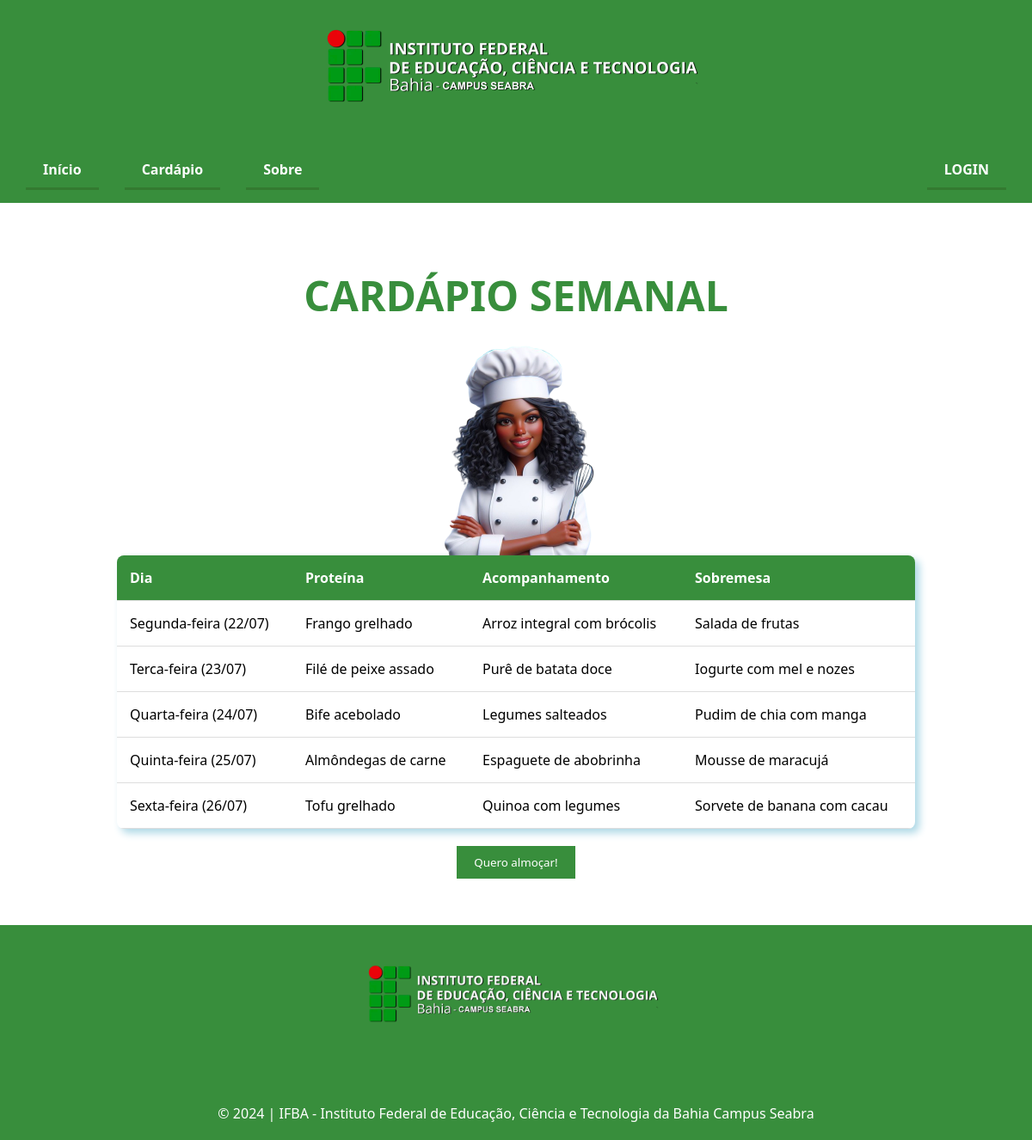
Page /View/cardapio.php on the committed database.
### tables this page shows
CREATE TABLE `cardapio` (
  `id` int(11) NOT NULL,
  `data_refeicao` date NOT NULL,
  `dia` varchar(255) NOT NULL,
  `principal` varchar(255) NOT NULL,
  `acompanhamento` varchar(255) NOT NULL,
  `sobremesa` varchar(255) NOT NULL,
  `ind_excluido` tinyint(1) NOT NULL DEFAULT 0
);

### Controller/controller.php (called while the page is built, shortened)
<?php
    class LoginController {
        public $model;
        public function __construct() {
            $path = realpath(__DIR__ . "/..");
            require($path . "/Model/model.php");
            $this->model = new LoginModel();
        }
        public function getCardapio() : array {
            return $this->model->getCardapio();
        }
        public function getTime() : string {
            return $this->model->getTime();
        }
    }
?>

### Model/model.php (called while the page is built, shortened)
<?php
    class LoginModel {
        public $conn;
        public function __construct() {
            require("connect.php");
            $this->conn = $conn;
        }
        public function getCardapio() : array {
            $sql = "SELECT * FROM cardapio WHERE ind_excluido = 0 ORDER BY data_refeicao";
            $result = $this->conn->query($sql);
            if ($result->num_rows > 0) {
                $cardapio = array_fill(0, 5, null);
                while ($row = $result->fetch_assoc()) {
                    $dia = "";
                    switch ($row['dia']) {
                        case "segunda":
                            $dia = 0; break;
                        case "terca":
                            $dia = 1; break;
                        case "quarta":
                            $dia = 2; break;
                        case "quinta":
                            $dia = 3; break;
                        case "sexta":
                            $dia = 4; break;
                    }
                    $cardapio[$dia] = array(
                        "dia" => $row['dia'],
                        "data" => $row['data_refeicao'],
                        "principal" => $row['principal'],
                        "acompanhamento" => $row['acompanhamento'],
                        "sobremesa" => $row['sobremesa']
                    );
                }
                for ($c = 0; $c < count($cardapio); $c++) {
                    if ($cardapio[$c] == null) {
                        $diaTemp = "";
                        switch (array_search($cardapio[$c], $cardapio)) {
                            case 0:
                                $diaTemp = 'Segunda'; break;
                            case 1:
                                $diaTemp = 'Terça'; break;
                            case 2:
                                $diaTemp = 'Quarta'; break;
                            case 3:
                                $diaTemp = 'Quinta'; break;
                            case 4:
                                $diaTemp = 'Sexta'; break;
                        }
                        $cardapio[$c] = array(
                            "dia" => $diaTemp,
                            "data" => '',
                            "principal" => '-',
                            "acompanhamento" => '-',
                            "sobremesa" => '-'
                        );
                    }
                }
                return $cardapio;
            } else {
                return array(null);
            }
        }
        public function getTime() : string {
            $sql = "SELECT * FROM horario_padrao WHERE fim_vig IS NULL";
            $result = $this->conn->query($sql);
            $response = "";
            while ($row = $result->fetch_assoc()) { $response = $row['horario']; }
            return $response;
        }
    }
?>

### View/cardapio.php (the view, shortened to what this page needs)
<?php
    require("../Controller/controller.php");
    $controller = new LoginController();
?>
<!DOCTYPE html>
<html lang="pt-br">
<head>
    <link rel="stylesheet" href="css/cardapio.css">
</head>
<body>
    <header class="session-1"> <a href='https://portal.ifba.edu.br/seabra' target='_blank'> <img class="img-logo" src='../assets/1b1210fdf4454600bea220983da0cc63.png' alt='logo-ifba-seabra' draggable='false'> </a> </header>
    <?php include_once("process/navbar.php"); showNav("default"); ?>
    <div class="container">
        <h1>CARDÁPIO SEMANAL</h1>
        <img src="../assets/_a865d40c-77b6-4702-b2aa-50249d59935d-removebg-preview.png" alt="Imagem do Boneco" class="image2" draggable="false">
        <table>
            <?php
                $cardapio = $controller->getCardapio();
                if ($cardapio[0] != null) {
                    echo "
                        <thead>
                            <tr>
                                <th>Dia</th>
                                <th>Proteína</th>
                                <th>Acompanhamento</th>
                                <th>Sobremesa</th>
                            </tr>
                        </thead>
                        <tbody>";
                    foreach ($cardapio as $dia) {
                        if ($dia['principal'] != 'Sem refeição') {
                            $data = date("d/m", strtotime($dia['data']));
                            $newDia = ucfirst($dia['dia']) . "-feira";
                            echo "<tr>";
                            echo "<td>$newDia ($data)</td>";
                        } else {
                            echo "<tr>";
                            echo "<td>{$dia['dia']}</td>";
                        }
                        echo "<td>{$dia['principal']}</td>";
                        echo "<td>{$dia['acompanhamento']}</td>";
                        echo "<td>{$dia['sobremesa']}</td>";
                        echo "</tr>";
                    }
                    echo "</tbody>";
                    echo "</table>";
                }
            ?>
        <?php
            if ($_SESSION['category'] == "adm" && $cardapio[0] != null) {
                echo "<div class='separador'>";
                echo "<div class='button-group'>";
                echo "<button class='button excluir' onclick='cardapio_popup()'>Excluir</button>";
                echo "<a href='cardapio-alterar.php'><button class='button editar'>Editar</button></a>";
                echo "</div>";
                echo "</div>";
            } else if ($_SESSION['category'] == "adm" && $cardapio[0] == null) {
                echo "<h3 class='null'>O cardápio ainda está vazio. Adicione um agora</h3>";
                echo "<a href='cardapio-criar.php'><button class='button'>Adicionar cardápio</button></a>";
            } else if ($_SESSION['category'] != "adm" && $cardapio[0] != null) {
                $current_time = date("H:m:s");
                $horario_padrao = $controller->getTime();
                if ($current_time > $horario_padrao) {
                    echo "<span class='horario-limite'>Horário limite atingido!</span>";
                } else {
                    echo "<a href='cardapio-reserva.php'><button class='button'>Quero almoçar!</button></a>";
                }
            } else if ($_SESSION['category'] != "adm" && $cardapio[0] == null) {
                echo "<h3 class='null'>O cardápio ainda está vazio. Aguarde por atualizações.</h3>";
            }
        ?>
    </div>
    <footer class="rodape">
        <div>
            <img src="../assets/1b1210fdf4454600bea220983da0cc63.png" alt="logo-ifba-seabra" class="logo img-logo" draggable="false">
        </div>
        <div class="copyright">
          <p>&copy; 2024 | IFBA - Instituto Federal de Educação, Ciência e Tecnologia da Bahia
            Campus Seabra</p>
        </div>
    </footer>
</body>
</html>

### View/css/cardapio.css (style rules this page uses)
.container { display: flex; flex-direction: column; justify-content: center; align-items: center; min-height: 100vh; margin: 20px; position: relative; }
table { width: 80%; border-collapse: collapse; margin: 20px; box-shadow: 5px 5px 10px lightblue; background-color: #fff; border-radius: 8px; overflow: hidden; }
th, td { padding: 15px; text-align: left; border-bottom: 1px solid #ddd; }
th { background-color: #388E3C; color: #fff; }
h1 { font-size: 48px; margin: 20px 0; text-align: center; color: #388E3C; }
.image2 { margin-bottom: -20px; max-width: 100%; max-height: 250px; }

### View/css/style.css (style rules this page uses)
:root { --light-green: #388E3C; --dark-green: #274E13; --medium-green: #337A30; --gray: #706f6f; --salmon: #f75252; --medium-salmon: #d63838; }
*, *::after, *::before { margin: 0; padding: 0; box-sizing: border-box; font-family: 'Segoe UI', Tahoma, Geneva, Verdana, sans-serif; }
.session-1 { display: flex; flex-direction: column; justify-content: center; align-items: center; background-color: #388E3C; color: white; }
.logo { width: 400px; height: auto; }
.copyright { text-align: center; }
img { user-select: none; }
h1, h2, h3, h4, h5, h6 { margin: 0; }
.rodape { background-color: #388E3C; color: #fff; padding: 20px; height: 250px; display: flex; flex-direction: column; align-items: center; justify-content: space-between; }
a { text-decoration: none; }
.button { padding: 10px 20px; background-color: var(--light-green); color: white; border: none; cursor: pointer; transition: all 0.4s ease; margin: 0 5px; }

### rows in the picture
cardapio: dia "Segunda-feira", data_refeicao "22/07", principal "Frango grelhado", acompanhamento "Arroz integral com brócolis", sobremesa "Salada de frutas"
cardapio: dia "Terca-feira", data_refeicao "23/07", principal "Filé de peixe assado", acompanhamento "Purê de batata doce", sobremesa "Iogurte com mel e nozes"
cardapio: dia "Quarta-feira", data_refeicao "24/07", principal "Bife acebolado", acompanhamento "Legumes salteados", sobremesa "Pudim de chia com manga"
cardapio: dia "Quinta-feira", data_refeicao "25/07", principal "Almôndegas de carne", acompanhamento "Espaguete de abobrinha", sobremesa "Mousse de maracujá"
cardapio: dia "Sexta-feira", data_refeicao "26/07", principal "Tofu grelhado", acompanhamento "Quinoa com legumes", sobremesa "Sorvete de banana com cacau"
